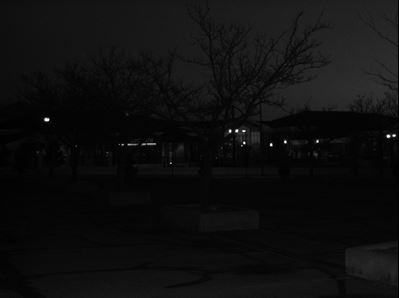
#> input picture Assignment_2/EE604-Assign2-pictures/cctv1.JPG, 399 x 298 px
$ python robolin.py EE604-Assign2-pictures/cctv1.JPG
#> lines starting #> are read from the running program, lines starting #| are printed output that depends on the picture; after the words box and inside, x2 and y2 are one past the last pixel; in counts of white or black regions, pixels touching at a corner belong together
import cv2
import numpy as np
import sys

def gammaCorrection(input_image, gamma_value):
    inv =  gamma_value
    gama=1/inv
    a=255
    alpha = [((i / a) ** gama) * a for i in range(256)]
    kk=np.uint8
    table = np.array(alpha, kk)
    ss=cv2.LUT
    s=input_image
    t=table

    return ss(s, t)

string = str(sys.argv[1])
img = cv2.imread(string)
#> img is the input picture: shape (298, 399, 3); min 0, max 255, mean 14.8


yamma_val=0.6
img1 = gammaCorrection(img, yamma_val)
#> in gammaCorrection, `return ss(s, t)`:
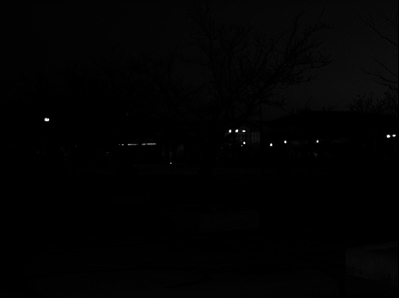
#> returned value: shape (298, 399, 3); min 0, max 255, mean 2.4

r1=cv2.cvtColor
r2=cv2.COLOR_BGR2GRAY
img2 = r1(img1, r2)

det=cv2.Canny
th1=120
th2=180
apertureSize=3
black_img = det(img2, th1, th2, apertureSize)
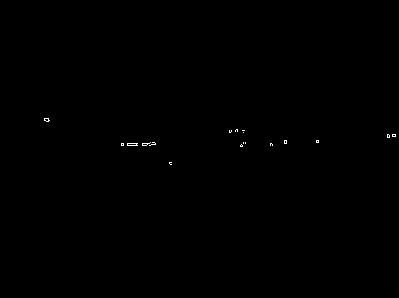
#> black_img: shape (298, 399); 0.12% white in thin lines or dots, all inside (x1, y1, x2, y2) = (44, 118, 396, 165)


lines_array = []
line_detection=cv2.HoughLinesP
pixels=1
fun1=np.pi
u=180
angle=fun1/u
th=91
len=20
minl=len
maxl=79


resolution= line_detection(
    black_img,
    pixels,
    angle,
    th,
    minl,
    maxLineGap=79
)

#> (the run stopped early here; a loop or call above may not have finished)

$ run again, on Assignment_2/EE604-Assign2-pictures/cctv3.JPG
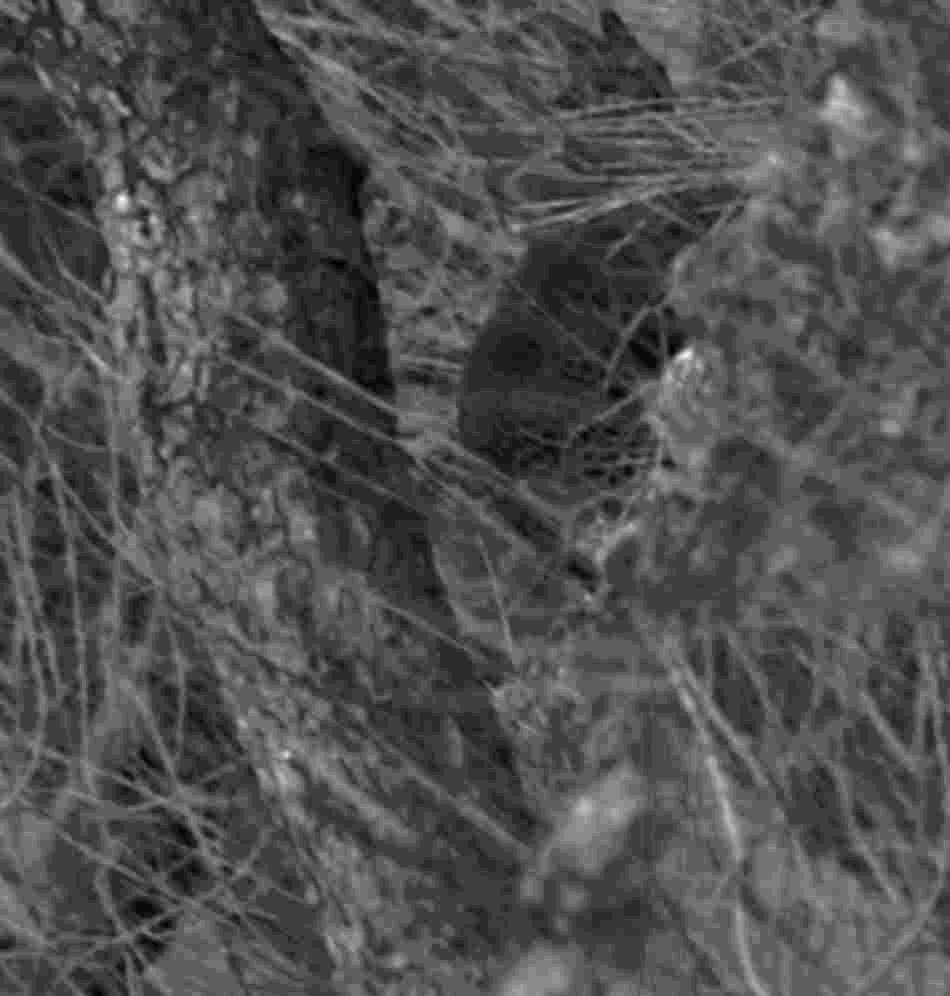
#> input picture Assignment_2/EE604-Assign2-pictures/cctv3.JPG, 950 x 996 px
#> img is the input picture: shape (996, 950, 3); min 0, max 24, mean 7.5
#> in gammaCorrection, `return ss(s, t)`:
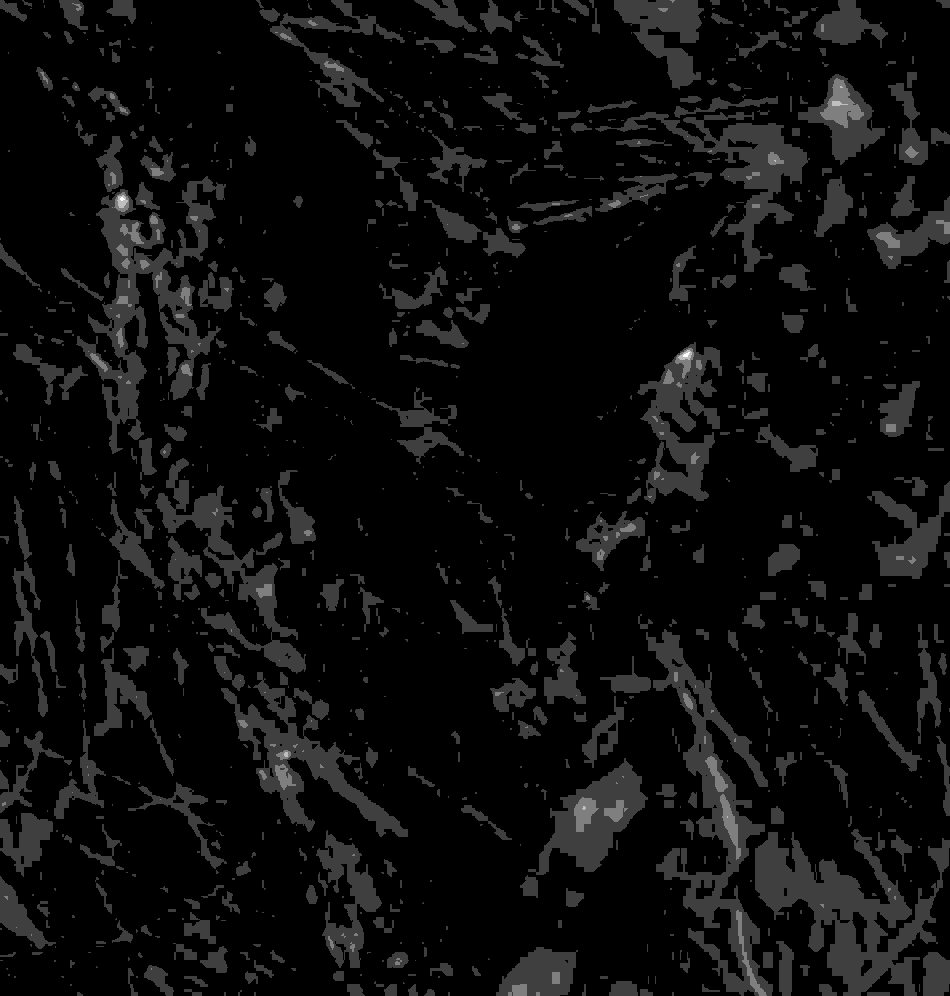
#> returned value: shape (996, 950, 3); min 0, max 4, mean 0.209; drawn with min black and max white
#> black_img: shape (996, 950); every value is 0

$ run again, on Assignment_2/EE604-Assign2-pictures/cctv4.JPG
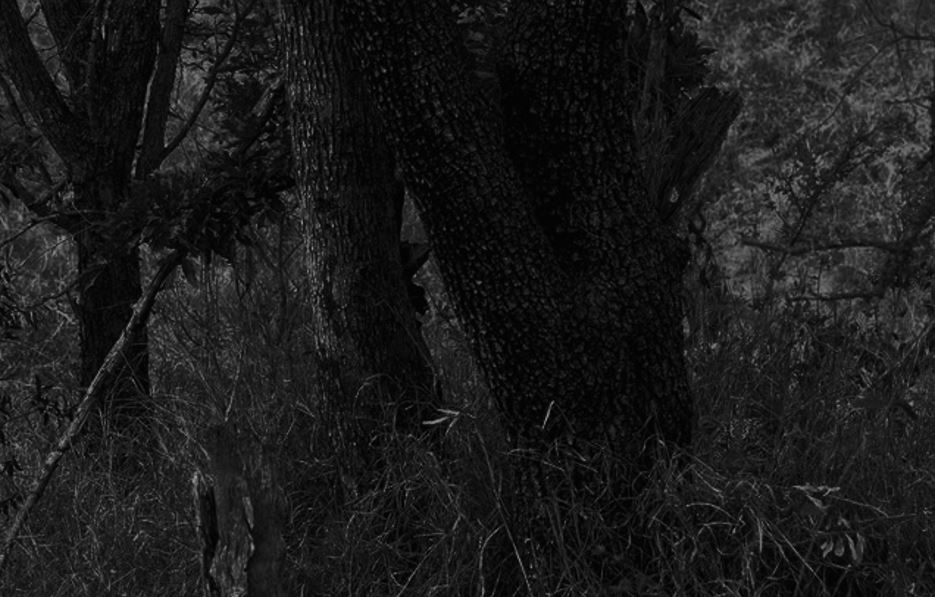
#> input picture Assignment_2/EE604-Assign2-pictures/cctv4.JPG, 935 x 597 px
#> img is the input picture: shape (597, 935, 3); min 0, max 158, mean 26.9
#> in gammaCorrection, `return ss(s, t)`:
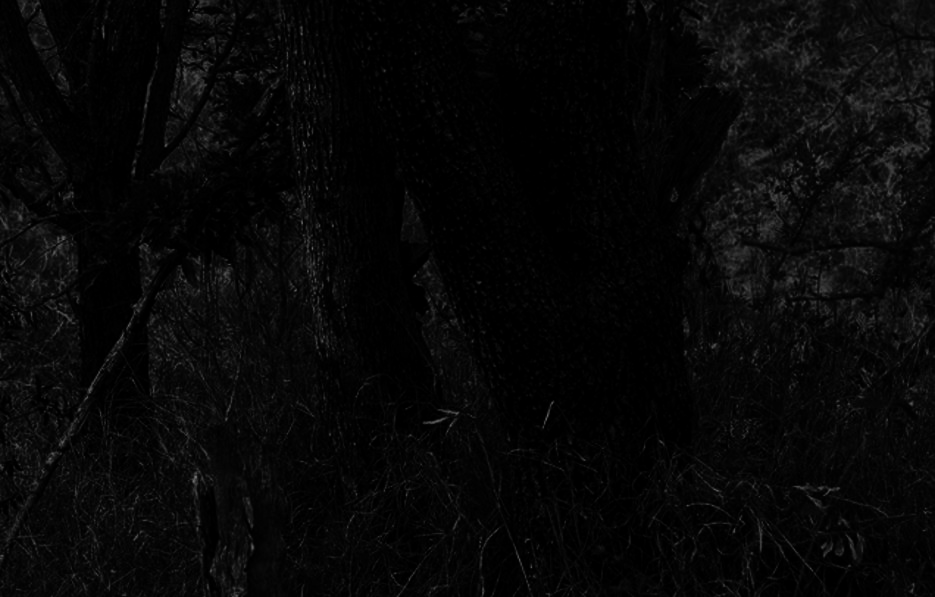
#> returned value: shape (597, 935, 3); min 0, max 114, mean 7.1
#> `black_img = det(img2, th1, th2, apertureSize)`:
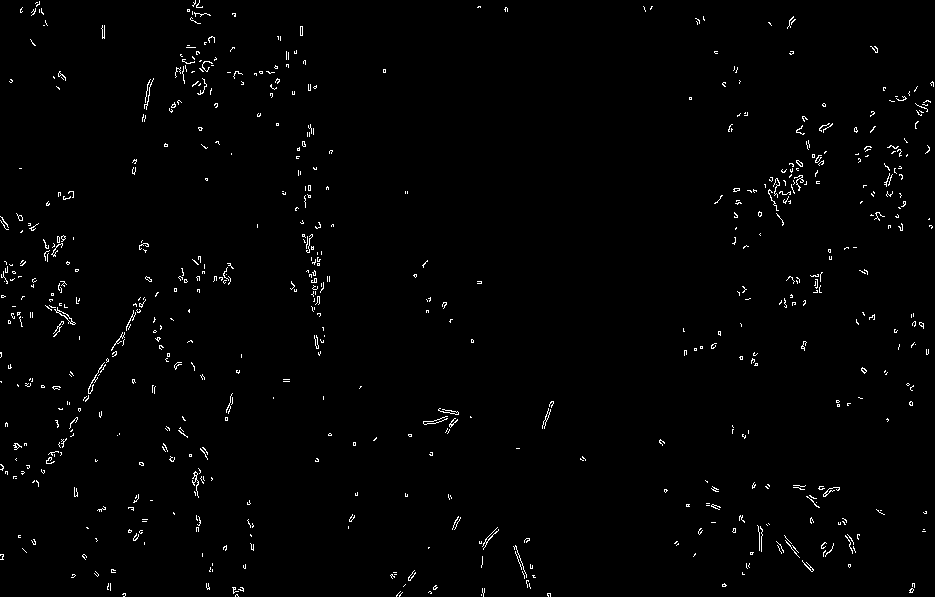
#> black_img: shape (597, 935); 1.2% white in thin lines or dots
